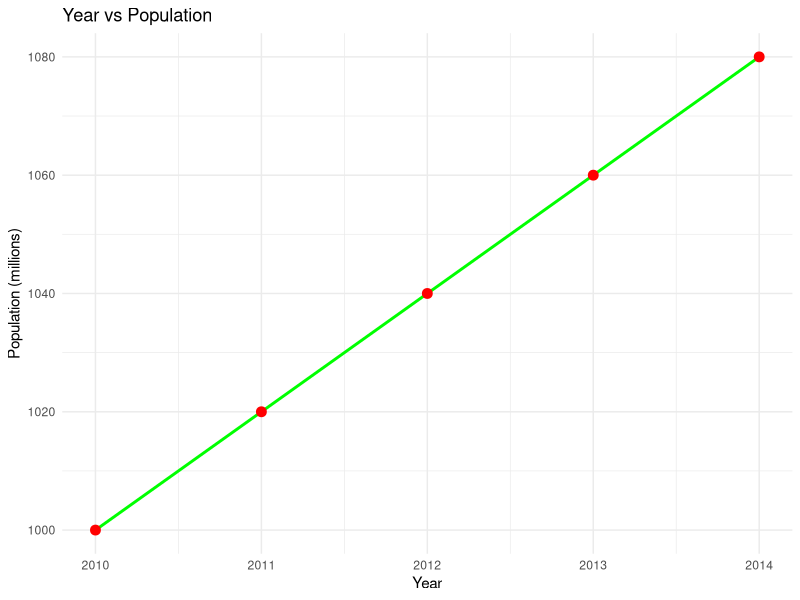

R code for this plot:
library(ggplot2)

year_population_data <- data.frame(
  Year = 2010:2014,
  Population = c(1000, 1020, 1040, 1060, 1080)
)

ggplot(year_population_data, aes(x = Year, y = Population)) +
  geom_line(color = "green", linewidth = 1) +
  geom_point(color = "red", size = 3) +
  labs(title = "Year vs Population",
       x = "Year",
       y = "Population (millions)") +
  theme_minimal()
